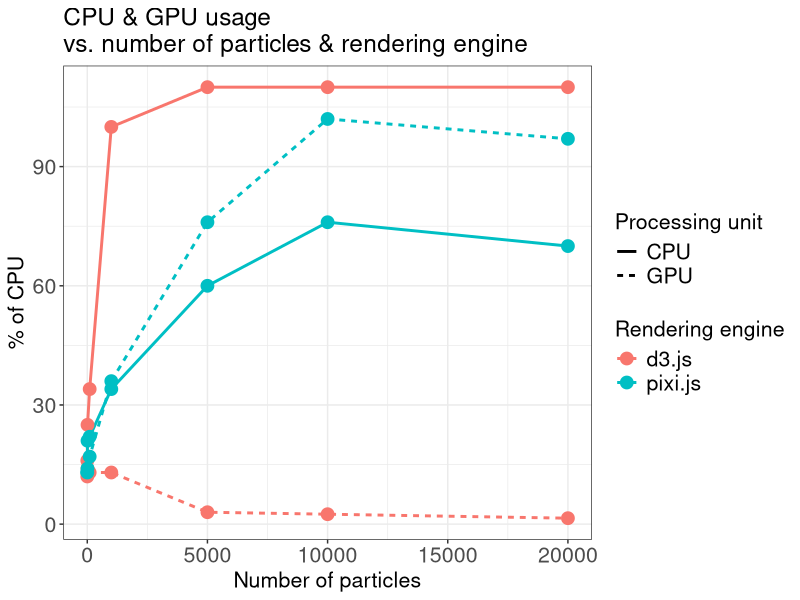
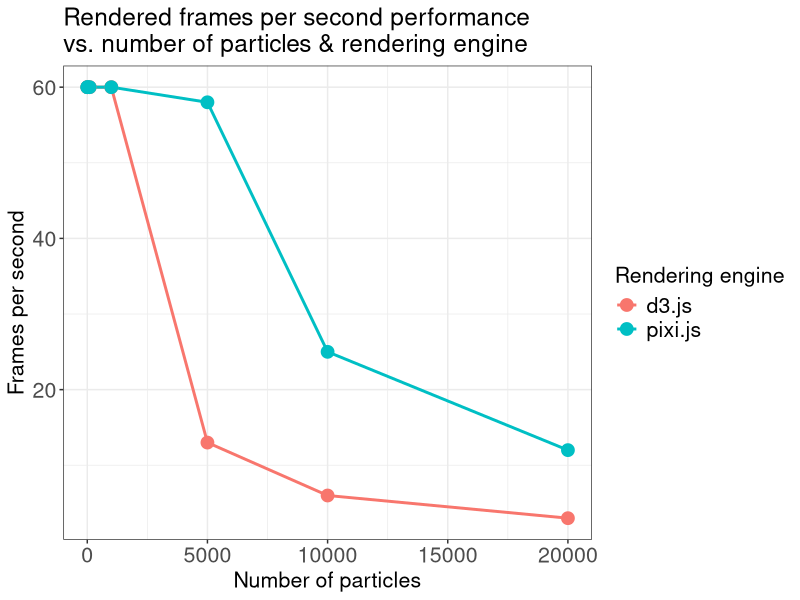
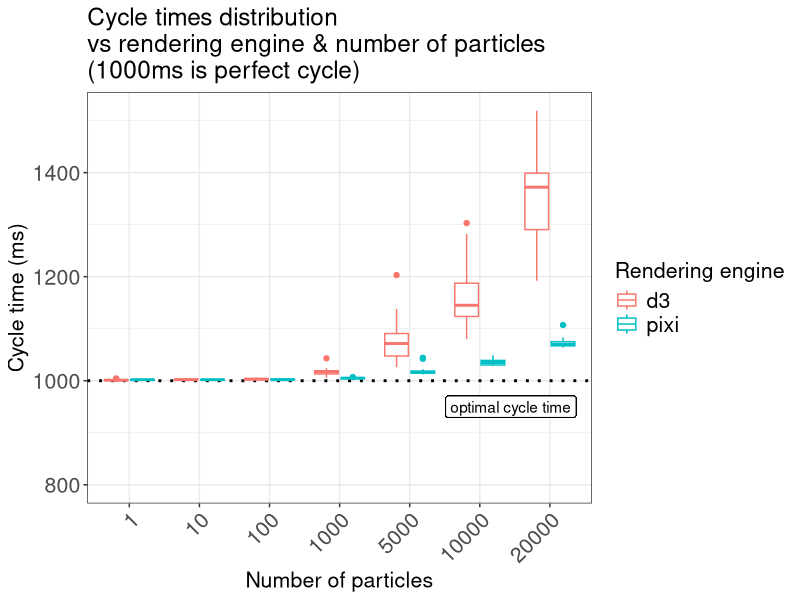

The R script that drew these images, in order:
## ---- chunk 1
library(ggplot2)
## ---- chunk 2
dt.cycle.times = read.delim('data/cycle-times.txt')
dt.perf = read.delim('data/perf-data.txt')
dt.perf$engine=paste(dt.perf$engine, '.js', sep='')
dt.perf$is.transparent = dt.perf$opacity <1
dt.perf = subset(dt.perf, browser == 'chrome')
## ---- chunk 3
.dt = subset(dt.perf, ! is.transparent)
dt.process.unit = rbind(
  data.frame(engine=.dt$engine,
             n=.dt$n,
             usage=.dt$cpu,
             process.unit='CPU'
             ),
    data.frame(engine=.dt$engine,
               n=.dt$n,
               usage=.dt$gpu,
               process.unit='GPU'
               )
)
## ---- chunk 4
q = ggplot(dt.process.unit,
           aes(x=n, y=100*usage)
           )  +
   geom_line(aes(y=100*usage,
                 colour=engine,
                 linetype=process.unit
                 ),
             lwd=1) +
  
   geom_point(aes(y=100*usage,
                  colour=engine),
             size=4) +
  #scale_x_log10() +
  theme_bw() +
  theme(
    plot.title = element_text(size = rel(1.6)),
    legend.title = element_text(size = rel(1.4)),
    legend.text = element_text(size = rel(1.4)),
    axis.title = element_text(size=rel(1.4)),
    axis.text = element_text(size=rel(1.4))
    
    ) +
  guides(colour = guide_legend(title = "Rendering engine"),
         linetype = guide_legend(title = "Processing unit")
         ) +
  labs(
    title="CPU & GPU usage\nvs. number of particles & rendering engine",
    x='Number of particles',
    y='% of CPU'
  )
print(q)
## ---- chunk 5
q = ggplot(subset(dt.perf, ! is.transparent),
           aes(x=n, y=fps,colour=engine)
           )  +
   geom_line(lwd=1) +
     geom_point(size=4) +
  theme_bw() +
  theme(
    plot.title = element_text(size = rel(1.6)),
    legend.title = element_text(size = rel(1.4)),
    legend.text = element_text(size = rel(1.4)),
    axis.title = element_text(size=rel(1.4)),
    axis.text = element_text(size=rel(1.4))
    ) +
  guides(colour = guide_legend(title = "Rendering engine")
         ) +
  labs(
    title="Rendered frames per second performance\nvs. number of particles & rendering engine",
    x='Number of particles',
    y='Frames per second'
  )
print(q)
## ---- chunk 6
dt.cycle.times$nb.particles = factor(dt.cycle.times$nb.particles)
q = ggplot(dt.cycle.times, aes(factor(nb.particles), cycle.time)) +
  geom_hline(yintercept = 1000, linetype='dotted', lwd=1)+ 
  geom_boxplot(aes(colour=engine)) +
  ylim(c(800, max(dt.cycle.times$cycle.time))) +
  theme_bw() +
  theme(
    plot.title = element_text(size = rel(1.6)),
    legend.title = element_text(size = rel(1.4)),
    legend.text = element_text(size = rel(1.4)),
    axis.title = element_text(size=rel(1.4)),
    axis.text = element_text(size=rel(1.4)),
    axis.text.x = element_text(angle=45, hjust=1)
    ) +
  geom_label(x=7,
             y=950,
             label="optimal cycle time",
             hjust=0.8) +
  guides(colour = guide_legend(title = "Rendering engine")
         ) +
  labs(
    title="Cycle times distribution\nvs rendering engine & number of particles\n(1000ms is perfect cycle)",
    x='Number of particles',
    y='Cycle time (ms)'
  )
print(q)
